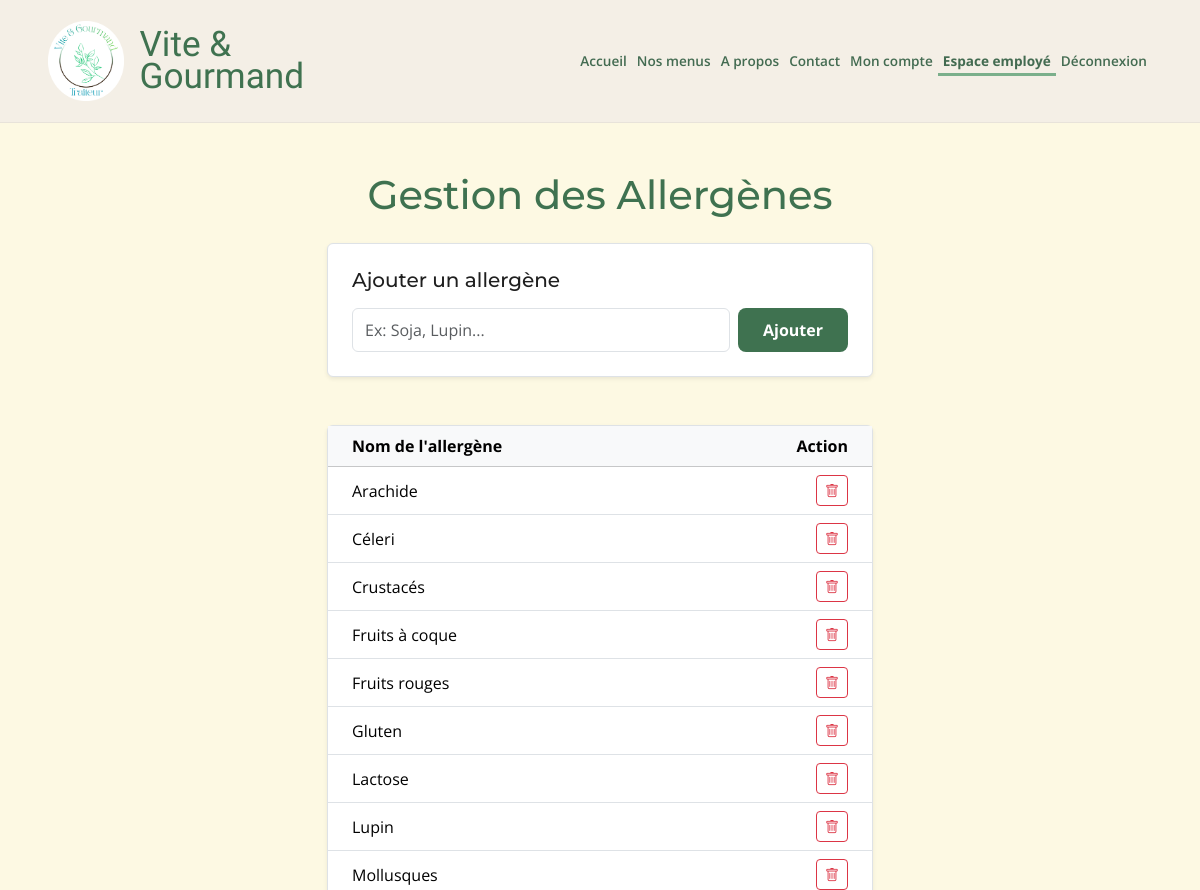
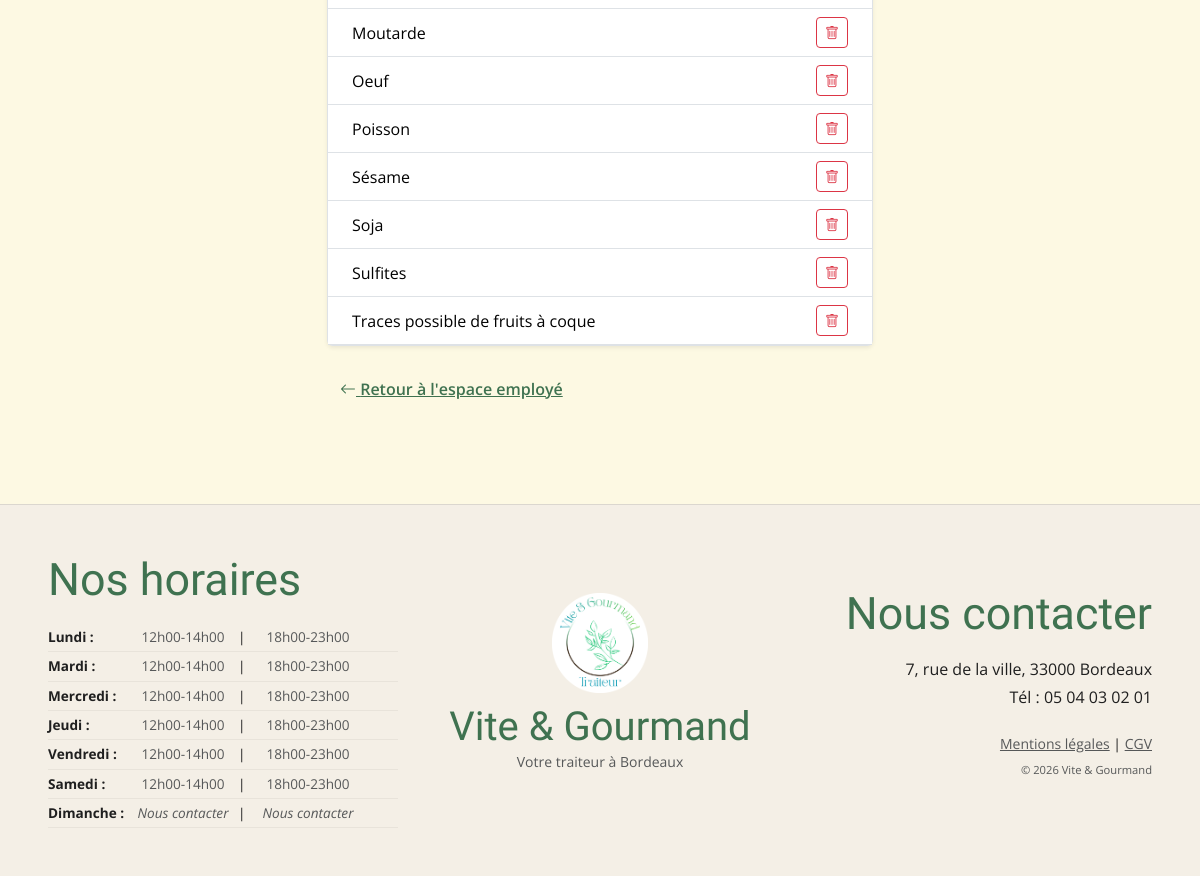
Screenshot of /app/public/employe-allergenes.php (signed in) with the database file from the repository (2 pictures, top to bottom).
### tables this page shows
CREATE TABLE `allergene` (
  `id_allergene` int NOT NULL,
  `nom` varchar(100) NOT NULL
);

CREATE TABLE `horaire` (
  `id_horaire` int NOT NULL,
  `jour_semaine` enum('lundi','mardi','mercredi','jeudi','vendredi','samedi','dimanche') NOT NULL,
  `service` enum('midi','soir') NOT NULL,
  `heure_ouverture` time DEFAULT NULL,
  `heure_fermeture` time DEFAULT NULL,
  `ouvert` tinyint(1) NOT NULL DEFAULT '1',
  `commentaire_fermeture` varchar(255) DEFAULT NULL
);

### app/src/Models/Allergene.php (called while the page is built, shortened)
<?php
class Allergene
{
  public static function getAll(): array
  {
    $pdo = Database::getConnection();
    return $pdo->query("SELECT * FROM allergene ORDER BY nom ASC")->fetchAll();
  }
}

### app/src/Models/Horaire.php (called while the page is built, shortened)
<?php
class Horaire
{
  public static function getAll(): array
  {
    $pdo = Database::getConnection();
    $sql = "SELECT * FROM horaire ORDER BY FIELD(jour_semaine, 'lundi', 'mardi', 'mercredi', 'jeudi', 'vendredi', 'samedi', 'dimanche'), service";
    return $pdo->query($sql)->fetchAll();
  }
}

### app/public/employe-allergenes.php (the view, shortened to what this page needs)
<?php
require_once __DIR__ . '/../src/Models/Allergene.php';
$allergenes = Allergene::getAll();
require_once __DIR__ . '/../views/partials/header.php';
?>
<div class="container my-5">
  <div class="row justify-content-center">
    <div class="col-lg-6">
      <h1 class="text-center mb-4">Gestion des Allergènes</h1>
      <div class="vg-texte-presentation p-4 border rounded shadow-sm bg-white mb-5">
        <h2 class="h5 mb-3">Ajouter un allergène</h2>
        <form method="post" class="d-flex gap-2">
          <input type="text" name="nom" class="form-control vg-input" placeholder="Ex: Soja, Lupin..." required>
          <button type="submit" class="btn btn-vg-primary">Ajouter</button>
        </form>
      </div>
      <div class="bg-white border rounded shadow-sm">
        <table class="table table-hover align-middle mb-0">
          <thead class="table-light">
            <tr>
              <th class="ps-4">Nom de l'allergène</th>
              <th class="text-end pe-4">Action</th>
            </tr>
          </thead>
          <tbody>
            <?php foreach ($allergenes as $all): ?>
              <tr>
                <td class="ps-4"><?= htmlspecialchars($all['nom']) ?></td>
                <td class="text-end pe-4">
                  <form method="post" onsubmit="return confirm('Supprimer cet allergène ? Cela le retirera de tous les plats liés.');">
                    <button type="submit" class="btn btn-sm btn-outline-danger">
                      <i class="bi bi-trash"></i>
                    </button>
                  </form>
                </td>
              </tr>
            <?php endforeach; ?>
          </tbody>
        </table>
      </div>
      <div class="mt-4">
        <a href="/espace-employe.php" class="btn btn-link text-secondary vg-link-accessible">
          <i class="bi bi-arrow-left"></i> Retour à l'espace employé
        </a>
      </div>
    </div>
  </div>
</div>
<?php require_once __DIR__ . '/../views/partials/footer.php'; ?>

### app/views/partials/footer.php (shortened to what this page needs)
<?php
require_once __DIR__ . '/../../src/Models/Horaire.php';
$horairesGroupes = [];
try {
  $tousLesHoraires = Horaire::getAll();
  foreach ($tousLesHoraires as $h) {
    $horairesGroupes[$h['jour_semaine']][] = $h;
  }
} catch (Exception $e) {
  $horairesGroupes = [];
}
if (!function_exists('formaterHeure')) {
  function formaterHeure(?string $heure): string
  {
    return $heure ? (new DateTime($heure))->format('H\hi') : '';
  }
}
?>
</main>
<footer class="vg-footer mt-5">
  <div class="container-fluid px-4 px-lg-5">
    <div class="row g-4 align-items-center">
      <div class="col-lg-4">
        <h3 class="vg-footer-title">Nos horaires</h3>
        <div class="mx-auto mx-lg-0" style="max-width: 350px;">
          <?php foreach ($horairesGroupes as $jour => $services): ?>
            <div class="vg-footer-horaire-row">
              <div class="fw-bold"><?= ucfirst($jour) ?> :</div>
              <?php foreach ($services as $index => $s): ?>
                <div class="text-center text-muted">
                  <?= $s['ouvert']
                    ? formaterHeure($s['heure_ouverture']) . '-' . formaterHeure($s['heure_fermeture'])
                    : '<i>' . htmlspecialchars($s['commentaire_fermeture'] ?: 'Fermé') . '</i>'
                  ?>
                </div>
                <?php if ($index === 0): ?><div>|</div><?php endif; ?>
              <?php endforeach; ?>
            </div>
          <?php endforeach; ?>
        </div>
      </div>
      <div class="col-lg-4 text-center">
        <a href="/index.php" class="text-decoration-none vg-footer-brand">
          <img src="/images/logo.png" alt="Logo">
          <h3 class="font-italianno" style="font-size: 2.5rem; color: var(--vg-vert-fonce); margin-bottom:0;">Vite & Gourmand</h3>
        </a>
        <p class="text-muted small">Votre traiteur à Bordeaux</p>
      </div>
      <div class="col-lg-4 text-center text-lg-end">
        <h3 class="vg-footer-title">Nous contacter</h3>
        <p class="mb-1">7, rue de la ville, 33000 Bordeaux</p>
        <p class="mb-4">Tél : 05 04 03 02 01</p>
        <div class="small">
          <a href="/mentions-legales.php" class="text-muted">Mentions légales</a> |
          <a href="/cgv.php" class="text-muted">CGV</a>
          <p class="mt-2 text-muted" style="font-size: 0.7rem;">&copy; <?= date('Y') ?> Vite & Gourmand</p>
        </div>
      </div>
    </div>
  </div>
</footer>
</body>
</html>

### app/public/css/style.css (style rules this page uses)
:root { --vg-vert-sauge: #7baf8b; --vg-vert-fonce: #3f7250; --vg-beige-clair: #f4efe6; --vg-jaune-clair: #fdf9e3; --vg-blanc: #ffffff; --vg-gris-chaud: #6f6f6f; --vg-gris-clair: #e6e6e6; --vg-orange: #e8a15b; --vg-rouge: #d96c6c; --vg-font-titres: "Montserrat", sans-serif; --vg-font-paragraphes: "Open Sans", sans-serif; }
html, body { height: 100%; }
body { display: flex; flex-direction: column; min-height: 100vh; background-color: var(--vg-jaune-clair); font-family: var(--vg-font-paragraphes); color: #1f1f1f; overflow-x: hidden; }
h1, h2, h3, .vg-titre { font-family: var(--vg-font-titres); color: var(--vg-vert-fonce); }
.font-italianno { font-family: "Italianno", cursive !important; }
.vg-footer { flex-shrink: 0; background-color: var(--vg-beige-clair); border-top: 1px solid rgba(0, 0, 0, 0.1); padding: 3rem 0; }
.vg-footer-title { font-family: "Italianno", cursive; color: var(--vg-vert-fonce); font-size: 2.8rem; margin-bottom: 1rem; }
.vg-footer-brand img { height: 100px !important; width: auto; margin-bottom: 10px; }
.vg-footer-horaire-row { display: grid; grid-template-columns: 80px 110px 15px 110px; align-items: center; font-size: 0.85rem; padding: 4px 0; border-bottom: 1px solid rgba(0, 0, 0, 0.05); }
.btn-vg-primary { background-color: var(--vg-vert-fonce); color: white; border: none; border-radius: 8px; padding: 10px 25px; font-weight: 700; }
.vg-link-accessible { color: var(--vg-vert-fonce) !important; font-weight: 600; text-decoration: underline; }

### rows the page displays
allergene: nom "Arachide"
allergene: nom "Céleri"
allergene: nom "Crustacés"
allergene: nom "Fruits à coque"
allergene: nom "Fruits rouges"
allergene: nom "Gluten"
allergene: nom "Lactose"
allergene: nom "Lupin"
allergene: nom "Mollusques"
allergene: nom "Moutarde"
allergene: nom "Oeuf"
allergene: nom "Poisson"
allergene: nom "Sésame"
allergene: nom "Soja"
allergene: nom "Sulfites"
allergene: nom "Traces possible de fruits à coque"
horaire: heure_ouverture "12h00", heure_fermeture "14h00"
horaire: heure_ouverture "18h00", heure_fermeture "23h00"
horaire: heure_ouverture "12h00", heure_fermeture "14h00"
horaire: heure_ouverture "18h00", heure_fermeture "23h00"
horaire: heure_ouverture "12h00", heure_fermeture "14h00"
horaire: heure_ouverture "18h00", heure_fermeture "23h00"
horaire: heure_ouverture "12h00", heure_fermeture "14h00"
horaire: heure_ouverture "18h00", heure_fermeture "23h00"
horaire: heure_ouverture "12h00", heure_fermeture "14h00"
horaire: heure_ouverture "18h00", heure_fermeture "23h00"
horaire: heure_ouverture "12h00", heure_fermeture "14h00"
horaire: heure_ouverture "18h00", heure_fermeture "23h00"
horaire: commentaire_fermeture "Nous contacter"
horaire: commentaire_fermeture "Nous contacter"

### other values shown
$jour "Lundi"
$jour "Mardi"
$jour "Mercredi"
$jour "Jeudi"
$jour "Vendredi"
$jour "Samedi"
$jour "Dimanche"
